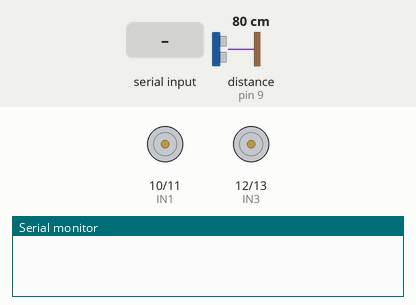
Simulated run of this sketch. Board: Arduino Uno, built with avr-gcc and run on an emulated ATmega328P. Parts: motor-driver pin pairs drawn as motors (green arrow = first pin HIGH = forward, orange = second pin HIGH = backward, longer = more drive, scaled by the enable pin), the last lines printed to the serial monitor. Wiring (inferred from the names in the program): ultrasonic range finder: trigger pin 8; echo pin 9. The test bench sets the inputs (shaded band); at power-on: distance to the obstacle (sensor on pin 9) 80 cm. The echo pulse lasts 58.3 µs per cm.

Above: at 1.2 s.
1.3 s: distance to the obstacle (sensor on pin 9) set to 23 cm
2.8 s: distance to the obstacle (sensor on pin 9) set to 18 cm
At 3.2 s:
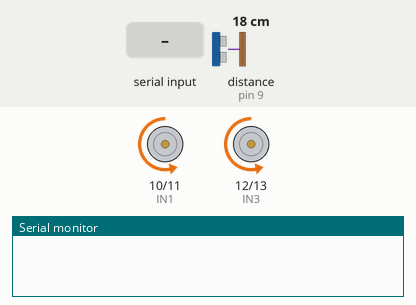
At 3.55 s:
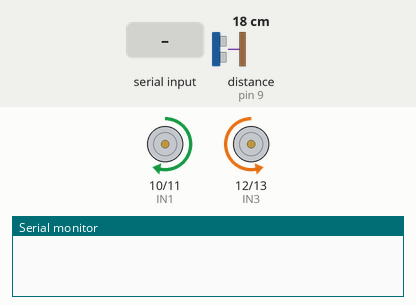
5.8 s: "F" received over the second serial link
8.8 s: "B" received over the second serial link
11.8 s: distance to the obstacle (sensor on pin 9) set to 35 cm
At 12.7 s:
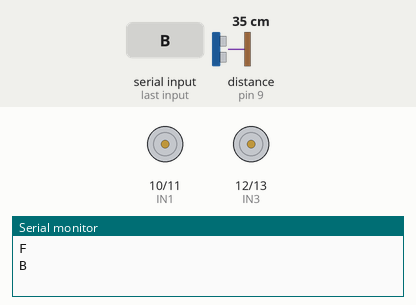
13.3 s: "L" received over the second serial link
At 14.4 s:
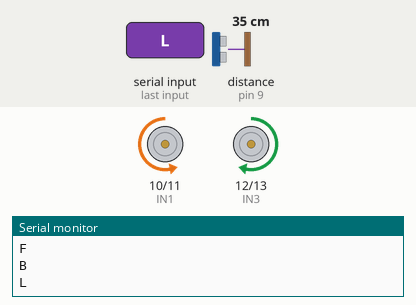
Timing chart, 0 to 15.8 s (numbered marks = the images above; inputs shaded):
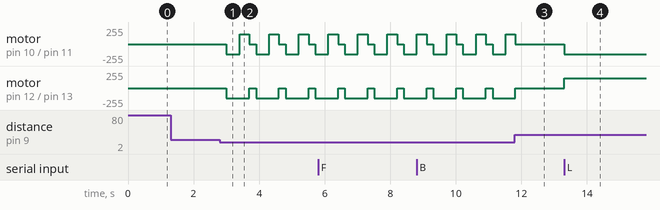

Measured:
- the behaviour switches between 21 and 20 cm on distance to the obstacle (sensor on pin 9) (found by bisection; images 0 and 1)
- after the input at 1.3 s, every drawn part: stays the same
- after the input at 2.8 s, motor on pin 10 (IN1) / pin 11 (IN2): stopped → backward 150/255 after 0.20 s, then repeats every 0.90 s: forward 150/255 0.30 s, stopped 0.20 s, backward 150/255 0.40 s; motor on pin 12 (IN3) / pin 13 (IN4): alternates backward 150/255 for 0.70 s and stopped for 0.20 s, starting after 0.20 s
- after the input at 11.8 s, motor on pin 10 (IN1) / pin 11 (IN2), motor on pin 12 (IN3) / pin 13 (IN4): goes on until 11.8 s, then stays stopped
- after the input at 13.3 s, motor on pin 10 (IN1) / pin 11 (IN2): stopped → backward 150/255 at once; motor on pin 12 (IN3) / pin 13 (IN4): stopped → forward 150/255 at once

The sketch:

Obstacle_Avoiding_Car.ino
```cpp
#include <SoftwareSerial.h>

// ---------- Bluetooth ----------
SoftwareSerial bluetooth(2, 3); // RX, TX

// ---------- Ultrasonic ----------
const int trigPin = 8;
const int echoPin = 9;

// ---------- Motor Driver Pins ----------
int ENA = 5;   // Left motor speed
int ENB = 6;   // Right motor speed

int IN1 = 10;  // Left motor
int IN2 = 11;
int IN3 = 12;  // Right motor
int IN4 = 13;

// ---------- Variables ----------
char command;
long duration;
int distance;

void setup() {
  bluetooth.begin(9600);
  Serial.begin(9600);

  pinMode(trigPin, OUTPUT);
  pinMode(echoPin, INPUT);

  pinMode(ENA, OUTPUT);
  pinMode(ENB, OUTPUT);

  pinMode(IN1, OUTPUT);
  pinMode(IN2, OUTPUT);
  pinMode(IN3, OUTPUT);
  pinMode(IN4, OUTPUT);

  analogWrite(ENA, 150);
  analogWrite(ENB, 150);

  stopCar();
}

void loop() {

  // ---------- Bluetooth Control ----------
  if (bluetooth.available()) {
    command = bluetooth.read();
    Serial.println(command);

    if (command == 'F') moveForward();
    else if (command == 'B') moveBackward();
    else if (command == 'L') turnLeft();
    else if (command == 'R') turnRight();
    else if (command == 'S') stopCar();
  }

  // ---------- Obstacle Detection ----------
  distance = getDistance();

  if (distance > 0 && distance < 20) {
    stopCar();
    delay(200);
    moveBackward();
    delay(400);
    turnRight();
    delay(300);
    stopCar();
  }
}

// ---------- Functions ----------

int getDistance() {
  digitalWrite(trigPin, LOW);
  delayMicroseconds(2);
  digitalWrite(trigPin, HIGH);
  delayMicroseconds(10);
  digitalWrite(trigPin, LOW);

  duration = pulseIn(echoPin, HIGH, 30000);
  if (duration == 0) return 0;

  return duration * 0.034 / 2;
}

void moveForward() {
  digitalWrite(IN1, HIGH);
  digitalWrite(IN2, LOW);
  digitalWrite(IN3, HIGH);
  digitalWrite(IN4, LOW);
}

void moveBackward() {
  digitalWrite(IN1, LOW);
  digitalWrite(IN2, HIGH);
  digitalWrite(IN3, LOW);
  digitalWrite(IN4, HIGH);
}

void turnLeft() {
  digitalWrite(IN1, LOW);
  digitalWrite(IN2, HIGH);
  digitalWrite(IN3, HIGH);
  digitalWrite(IN4, LOW);
}

void turnRight() {
  digitalWrite(IN1, HIGH);
  digitalWrite(IN2, LOW);
  digitalWrite(IN3, LOW);
  digitalWrite(IN4, HIGH);
}

void stopCar() {
  digitalWrite(IN1, LOW);
  digitalWrite(IN2, LOW);
  digitalWrite(IN3, LOW);
  digitalWrite(IN4, LOW);
}
```
